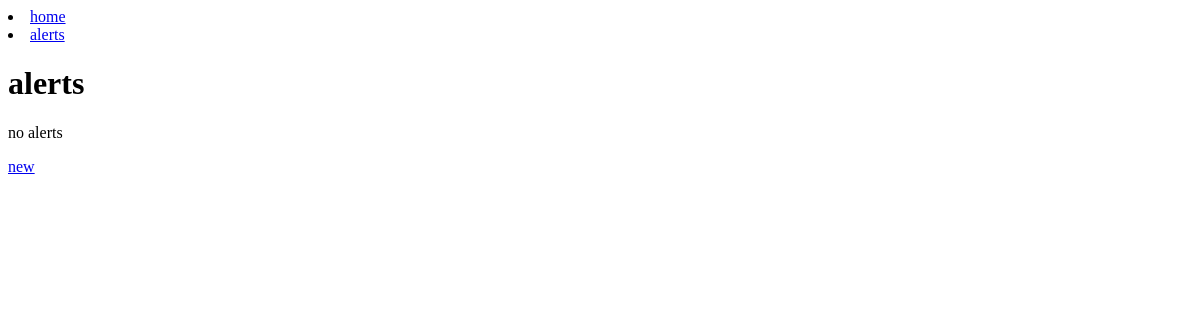
Before: /alerts/ with the older database file.
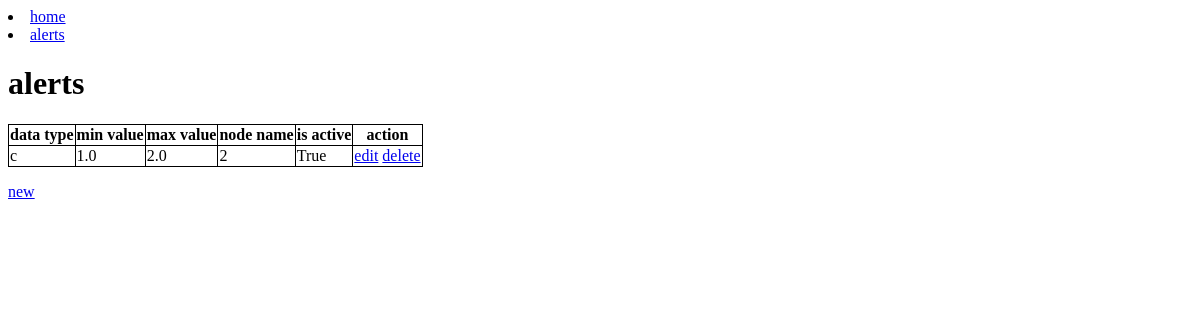
After: the same page with the newer database file.
### data_collector/models.py (models this page shows, shortened)
class Alert(models.Model):
    data_type = models.CharField(max_length=100)
    min_value=models.FloatField(null=True,blank=True)
    max_value=models.FloatField(null=True,blank=True)
    node_name=models.CharField(max_length=200,blank=True)
    is_active = models.BooleanField(default=True)

### data_collector/views.py (the view)
# urls.py: url(r'^alerts/$',AlertListView.as_view() ,name='alerts_list'),
class AlertListView(ListView):
    template_name = 'alert_list.html'
    model = Alert

### data_collector/templates/alert_list.html
{% extends "base.html" %}
{% block content %}
    <h1>alerts</h1>
    {% if object_list %}
    <table>
        <tbody>
        <tr>
            <th>data type</th>
            <th>min value</th>
            <th>max value</th>
            <th>node name</th>
            <th>is active</th>
            <th>action</th>
        </tr>
        {% for alert in object_list %}
                <tr>
                    <td>{{ alert.data_type }}</td>
                    <td>{{ alert.min_value }}</td>
                    <td>{{ alert.max_value }}</td>
                    <td>{{ alert.node_name }}</td>
                    <td>{{ alert.is_active }}</td>
                    <td><a href="{% url 'alerts_edit' pk=alert.pk %}">edit</a>&nbsp;<a href="{% url 'alerts_delete' pk=alert.pk %}">delete</a></td>
                </tr>
        {% endfor %}
        </tbody>
    </table>
    {% else %}
    no alerts
    {% endif %}
    <p><a href="{% url 'alerts_new' %}">new</a></p>
{% endblock %}

Changed rows visible on the page:
added Alert: data_type "c", min_value "1.0", max_value "2.0", node_name "2", is_active "True"
Other visible differences:
text no longer shown: "no alerts"
text now shown: "data type min value max value node name is active action"
